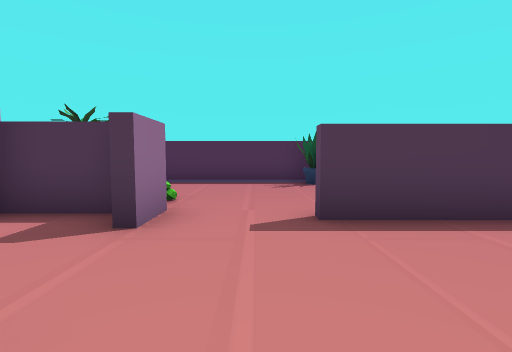
View 1 (above)

16 first-person views from a walk through a Unity game level. The camera is 1.5 m above the floor, tilts 4° down and sees 85° across. Doors are open. The floor is counted in squares, 2 m on a side. Each view is taken from the middle of a square. On the plan, view 1 faces up. The plan holds only what a view shows up to about 10 squares ahead; the rest is blank. The place goes on beyond the plan. The player is left out. Some surface patterns are stand-ins.

View 2
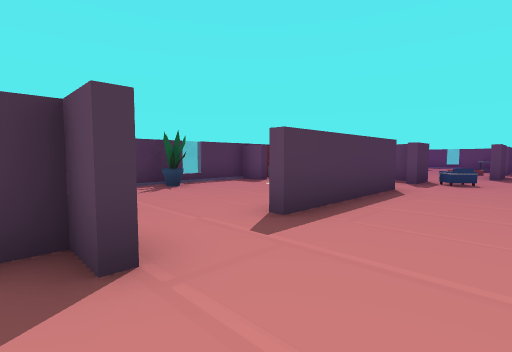

View 3
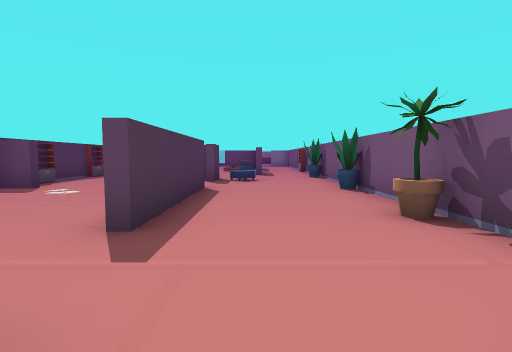

View 4
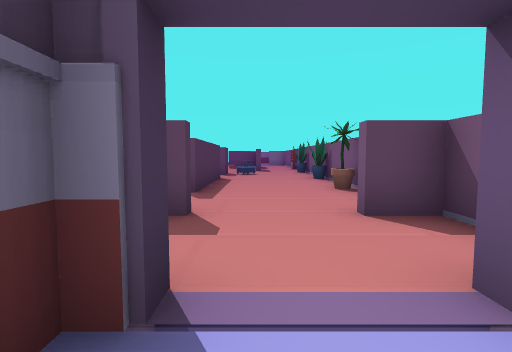

View 5
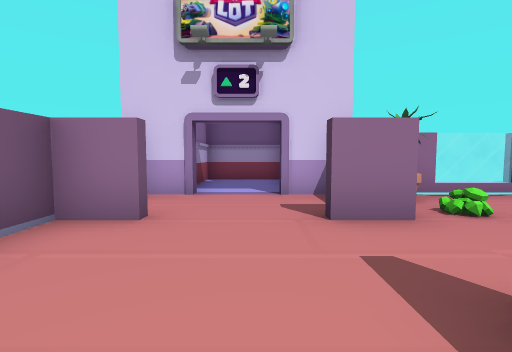

View 6
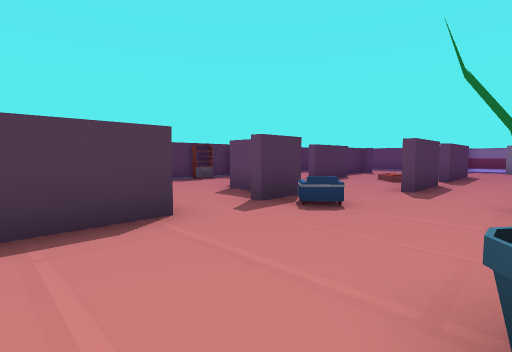

View 7
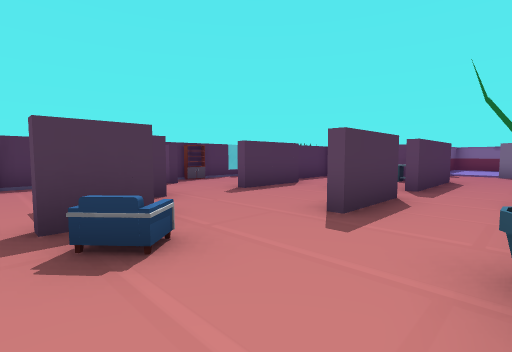

View 8
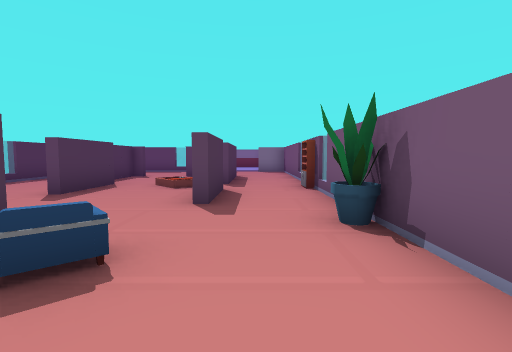

View 9
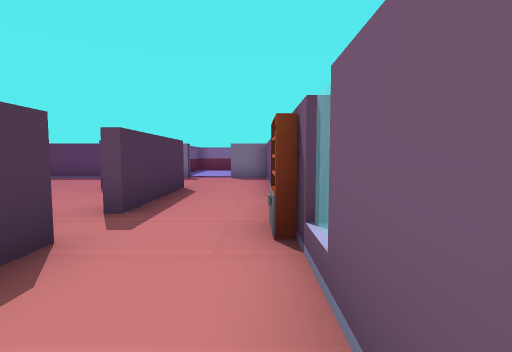

View 10
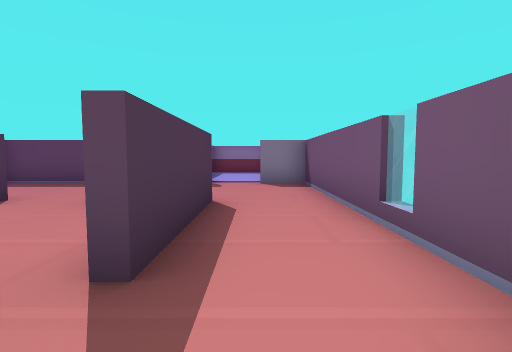

View 11
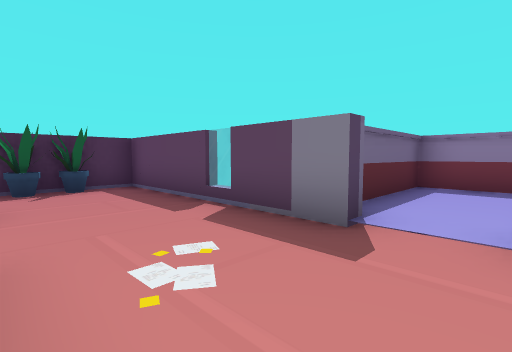

View 12
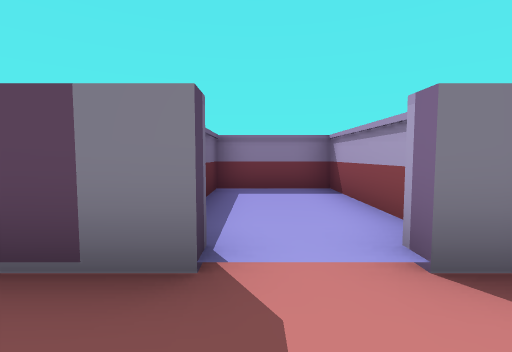

View 13
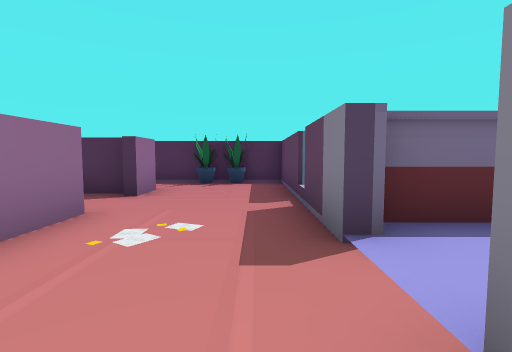

View 14
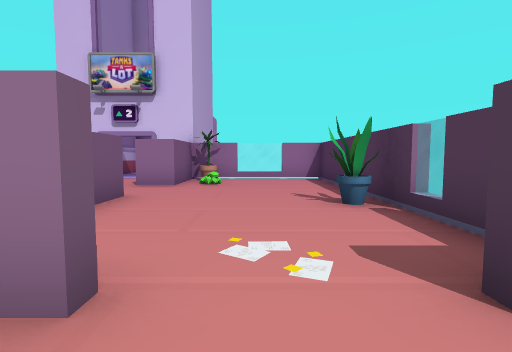

View 15
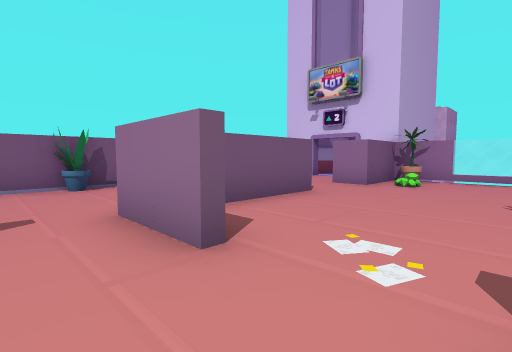

View 16
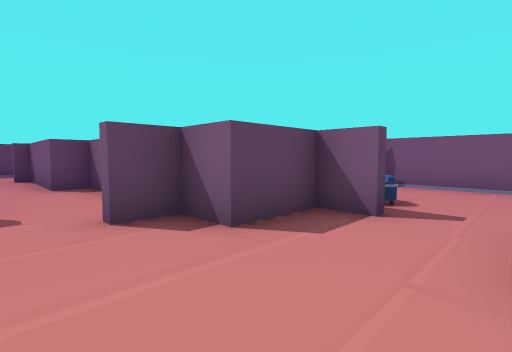

### Floor plan
Points are (right, up) in squares from view 1. A wall is a line through its corners. A room is listed if a view was taken in it or the views show most of it. See-through windows are left out.
Room 1 (views 1, 5, 6, 7, 8, 9, 10)
walls: (6.2, 3.5) (7.2, 3.5) (7.2, 5.1); (7.6, 3.2) (6.4, 3.2); (4.7, 5.2) (4.7, 3.2) (0.8, 3.2); (1.4, -0.4) (11.6, -0.4); (11.5, 1.7) (9.4, 1.7); (11.4, 4.9) (10.5, 4.9); (-1.2, 0.8) (-1.2, -0.4)
ways out: opening at (-1, 1.5) to room 2; opening at (10.5, 0.5) to room 4; opening at (11, 3.5) to room 4; opening at (6, 5) to room 5; opening at (9.5, 5) to room 5; opening at (0, 3) to room 6
objects: flowerpot (1, 0); flowerpot (4, 0); chair (7, 2); flowerpot (8, 0)
Room 2 (views 2, 3)
walls: (-1.5, 2.8) (-1.5, 3.6) (-2.5, 3.6); (-3.5, 0.8) (-3.5, -0.2); (-3.5, 3.5) (-3.5, 2.4); (-2.1, -0.4) (-1.5, -0.4) (-1.5, 0.6); (-1.2, -0.4) (-0.5, -0.4)
ways out: opening at (-1, 1.5) to room 1; open door at (-4, 1.5) to room 3
objects: flowerpot (-3, 4)
Room 3 (view 4)
walls: (-7.1, 2.9) (-7.1, 0.4) (-5.4, 0.4)
ways out: open door at (-4, 1.5) to room 2
Room 4 (views 11, 12, 13)
walls: (15.4, 5.6) (13.6, 5.6); (15.8, 6.2) (15.8, 5.2); (15.8, 1.7) (12.6, 1.7); (12.6, 4.9) (11.4, 4.9); (12.4, 5.9) (15.5, 5.9); (18.8, 2.4) (18.8, 8.1) (11.5, 8.1); (12.4, -0.4) (18.8, -0.4) (18.8, 1); (11.5, -0.2) (12.2, -0.2)
ways out: opening at (10.5, 0.5) to room 1; opening at (11, 3.5) to room 1; opening at (12, 7) to room 5; open door at (19, 1.5) to room 7
objects: other object (15, 3); flowerpot (17, 8)
Room 5 (views 14, 15)
walls: (8.9, 7.9) (8.1, 7.9); (9.1, 8.1) (8.2, 8.1); (8.1, 8.1) (5.9, 8.1); (7.2, 5.1) (8.2, 5.1) (8.2, 6); (11.5, 7.9) (10.8, 7.9); (11.5, 8.1) (10.5, 8.1); (6.2, 7.9) (5.5, 7.9); (11.5, 5.1) (12.4, 5.1) (12.4, 5.9)
ways out: opening at (6, 5) to room 1; opening at (9.5, 5) to room 1; opening at (12, 7) to room 4; opening at (5, 6.5) to room 6
Room 6 (view 16)
walls: (0.8, 3.5) (3.2, 3.5); (4.5, 7.1) (4.5, 8.1) (-3.3, 8.1) (-3.3, 4.8); (-2.5, 3.9) (-1.2, 3.9) (-1.2, 2.9)
ways out: opening at (0, 3) to room 1; opening at (5, 6.5) to room 5
objects: gem (-2, 5); flowerpot (2, 8)
Room 7 (no view inside)
walls: (19.9, 0.4) (22.9, 0.4) (22.9, 2.8) (19.2, 2.8)
ways out: open door at (19, 1.5) to room 4

Where each view was taken, in squares from view 1:
view 1: 0 up, 0 right, facing up
view 2: 1 up, 2 left, facing up-right
view 3: 2 up, 2 left, facing right
view 4: 2 up, 5 left, facing right
view 5: 2 up, 2 right, facing left
view 6: 0 up, 3 right, facing up-right
view 7: 0 up, 6 right, facing up-right
view 8: 1 up, 5 right, facing right
view 9: 0 up, 9 right, facing right
view 10: 1 up, 11 right, facing right
view 11: 1 up, 16 right, facing up-right
view 12: 2 up, 17 right, facing right
view 13: 0 up, 18 right, facing up
view 14: 6 up, 6 right, facing left
view 15: 7 up, 6 right, facing down-left
view 16: 7 up, 5 right, facing down-right
